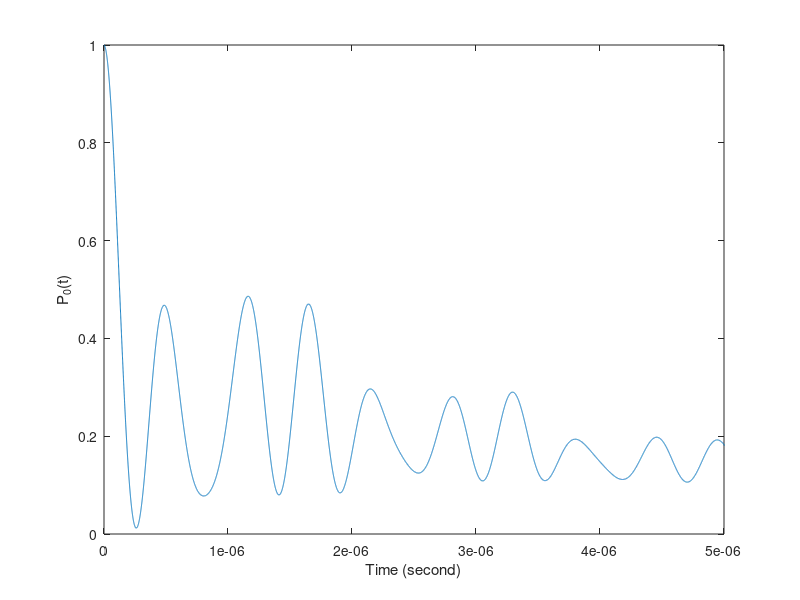
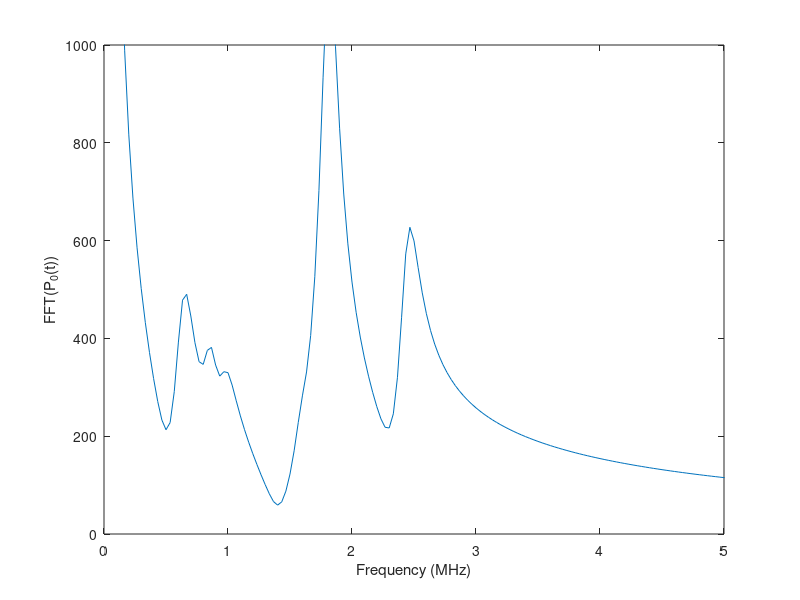

Write MATLAB code to recreate these figures, in order.
clear
% variables
N = 100000;
n = 3;
t = linspace(0,30e-6,N);
dt = t(2)-t(1);
hbar = 1.05457182e-34;
Omega = 2*pi*1.0e+6;
C_6 = 2*pi*516e9;
lattice_const=6.6;
d12 = lattice_const;
d13 = lattice_const;
d14 = lattice_const;
d23 = lattice_const;
d24 = lattice_const*sqrt(2);
d34 = lattice_const;

% Matrices and constant
sx = [0,1;1,0];
sz = [1,0;0,-1];
gamma = 2*pi*30*1e3;
F = sqrt(gamma/2)*sz;
I = [1,0;0,1];
P = [1,0;0,0];

% Van der-Waals interaction 
U_matrix = zeros(16,16);
U12 = C_6/d12^6;
U13 = C_6/d13^6;
U14 = C_6/d14^6;
U23 = C_6/d23^6;
U24 = C_6/d24^6;
U34 = C_6/d34^6;

U_matrix(4,4) = U34;
U_matrix(6,6) = U24;
U_matrix(7,7) = U23;
U_matrix(8,8) = U23 + U24 + U34;
U_matrix(10,10) = U14;
U_matrix(11,11) = U13;
U_matrix(12,12) = U13 + U14 + U34;
U_matrix(13,13) = U12;
U_matrix(14,14) = U12 + U14 + U24;
U_matrix(15,15) = U12 + U13 + U23;
U_matrix(16,16) = U12 + U13 + U14 + U23 + U24 + U34;

%Hamiltonian
H = hbar*Omega*(kron(kron(kron(sx,P),P),P) + kron(kron(kron(P,sx),P),I) + kron(kron(kron(P,P),sx),P) + kron(kron(kron(P,I),P),sx))/2 + hbar*U_matrix;

% rho
rho = zeros(size(H,1),size(H,2)); % rho_t 2^N_atom, 2^N_atom 
rho(1,1) = 1;

% Linbladian

L1 = kron(kron(kron(F,I),I),I);
L2 = kron(kron(kron(I,F),I),I);
L3 = kron(kron(kron(I,I),F),I);
L4 = kron(kron(kron(I,I),I),F);
L0 = L1 + L2 + L3 + L4;

%the equation
% rho_dot = @(t,rho) (-sqrt(-1)/hbar)*(H.*rho-rho.*H);   
dt=t(2)-t(1);

for i=1:N
    % {L'*L, rho}
    A1 = L1'*L1*rho + rho*L1'*L1;
    A2 = L2'*L2*rho + rho*L2'*L2;
    A3 = L3'*L3*rho + rho*L3'*L3;
    A4 = L4'*L4*rho + rho*L4'*L4;

    % Linblad Ind and C 
    L_ind = L1*rho*L1' + L2*rho*L2' + L3*rho*L3' - 1/2*(A1 + A2 + A3 + A4);
    L_c = L0*rho*L0' - 1/2*(L0'*L0*rho + rho*L0'*L0);
    % Runge-Kutta
    rho_dot = @(t,rho) (-sqrt(-1)/hbar)*(H*rho-rho*H) + L_ind + L_c;

    k_1 = rho_dot(t(i),rho);
    k_2 = rho_dot(t(i)+0.5*dt,rho+0.5*dt*k_1);
    k_3 = rho_dot((t(i)+0.5*dt),(rho+0.5*dt*k_2));
    k_4 = rho_dot((t(i)+dt),(rho+k_3*dt));
    rho = rho + (1/6)*(k_1+2*k_2+2*k_3+k_4)*dt;
    prob_0(i)=rho(1,1);
end

%plot

%for i=1:N
 %    rho=rho+rho_dot(t,rho)*dt;
 %    prob_0(i)=rho(1,1);
%end

%plot
% plot(t,rho)
figure
plot(t,prob_0)
xlim([0 5e-6])
xlabel('Time (second)')
ylabel('P_0(t)')

% fft
spectrum_dynamics=fftshift(fft(prob_0));
fs=1/dt;
w = (-N/2:N/2-1)*(fs/N);
figure
plot(w/1e6,abs(spectrum_dynamics))
xlabel('Frequency (MHz)')
ylabel('FFT(P_0(t))')
xlim([0 5])
ylim([0 1000])